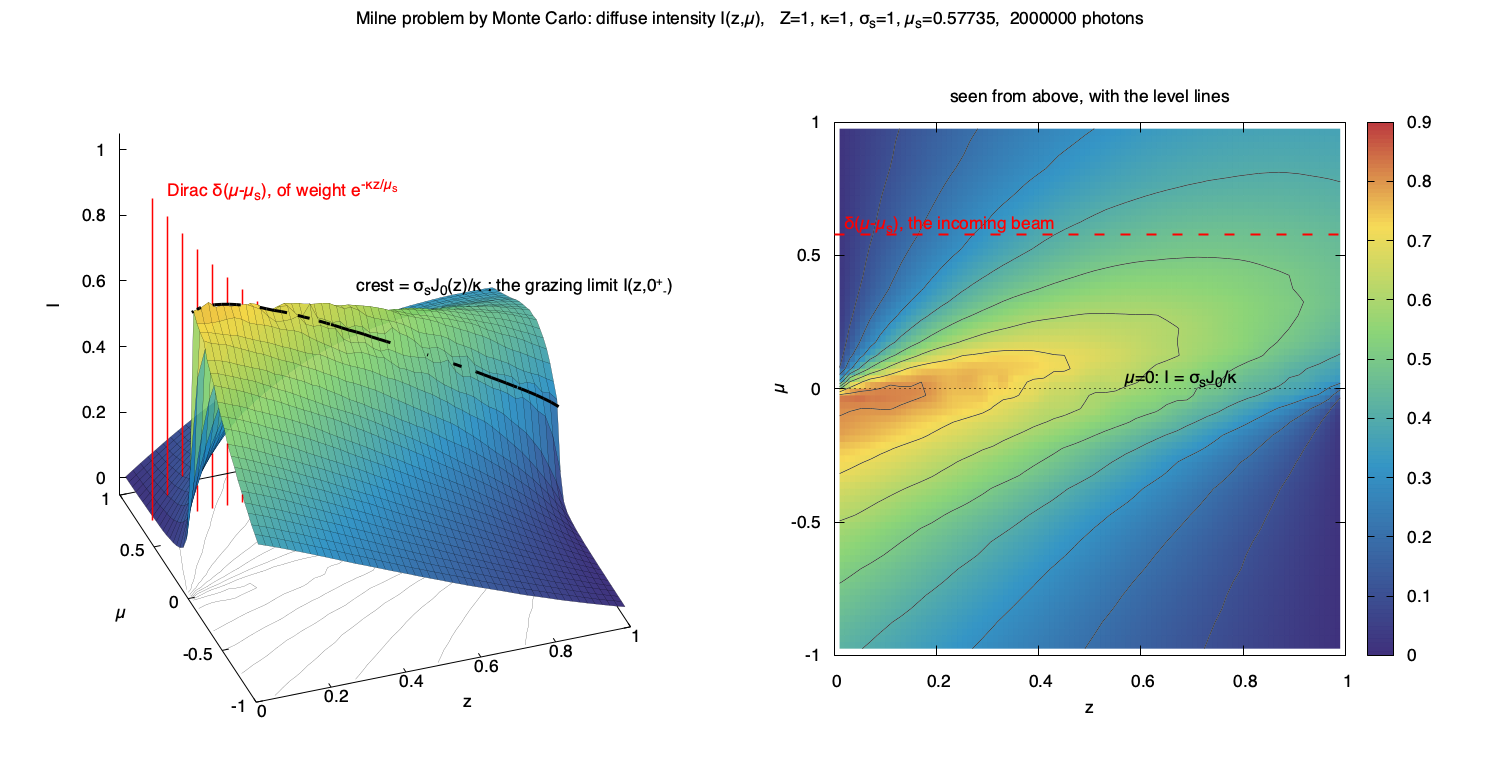

This chart was generated by the following gnuplot code:
# gnuplot milneMC_I.gp
# col=3: diffuse intensity, the direct beam being drawn apart as a Dirac;
# col=4: the beam is instead smeared over the mu bin which contains mu_s.
col = 3
mus = 0.57735
set terminal pngcairo size 1500,760 enhanced font 'Helvetica,13'
set output 'milneMC_I.png'
set palette defined (0 '#2b1b6e', 0.35 '#1f8ac0', 0.6 '#7fd06a', 0.8 '#f6d746', 1 '#b3202a')
set xlabel 'z'; set ylabel '{/Symbol m}'
set xrange [0:1]; set yrange [-1:1]
set multiplot layout 1,2 title "Milne problem by Monte Carlo: diffuse intensity I(z,{/Symbol m}),   Z=1, {/Symbol k}=1, {/Symbol s}_s=1, {/Symbol m}_s=0.57735,  2000000 photons"
  set pm3d depthorder
  set hidden3d; set style fill transparent solid 0.9
  set contour base; set cntrparam levels 12; unset clabel
  set zlabel 'I' rotate by 90
  set view 55,340,1,1.15
  set ticslevel 0.05
  unset colorbox; unset key
  set zrange [0:1.05]
  set label 11 'Dirac {/Symbol d}({/Symbol m}-{/Symbol m}_s), of weight e^{-{/Symbol k}z/{/Symbol m}_s}' at 0.05*1,mus,1.0 tc 'red' front
  set label 12 'crest = {/Symbol s}_sJ_0(z)/{/Symbol k} : the grazing limit I(z,0^{/*0.8 +}_{/*0.8 -})' at 0.45*1,0,0.80 tc 'black' front
  splot 'milneMC_I.txt' using 1:2:col with pm3d notitle, \
        'milneMC_I.txt' using 1:2:col with lines lc 'black' lw 0.2 nogrid notitle, \
        'milneMC_J0.txt' using 1:(0):5 with lines lw 3 lc 'black' nogrid nocontours notitle, \
        'milneMC_J0.txt' every 2 using 1:(mus):6 with impulses lw 1.5 lc 'red' nogrid nocontours notitle
  set colorbox; set view map; set pm3d interpolate 2,2
  unset label 11; unset label 12; unset zrange
  set arrow 1 from 0,mus,9e9 to 1,mus,9e9 nohead lc 'red' lw 2 dt 2 front
  set label 1 '  {/Symbol d}({/Symbol m}-{/Symbol m}_s), the incoming beam' at 0,mus,9e9 front tc 'red' offset 0,0.7
  set arrow 2 from 0,0,9e9 to 1,0,9e9 nohead lc 'black' lw 1 dt 3 front
  set label 2 '  {/Symbol m}=0: I = {/Symbol s}_sJ_0/{/Symbol k}' at 0.55*1,0,9e9 front offset 0,0.7
  set title 'seen from above, with the level lines'
  splot 'milneMC_I.txt' using 1:2:col with pm3d notitle, \
        'milneMC_I.txt' using 1:2:col with lines lc 'black' lw 0.6 nosurface notitle
unset multiplot
